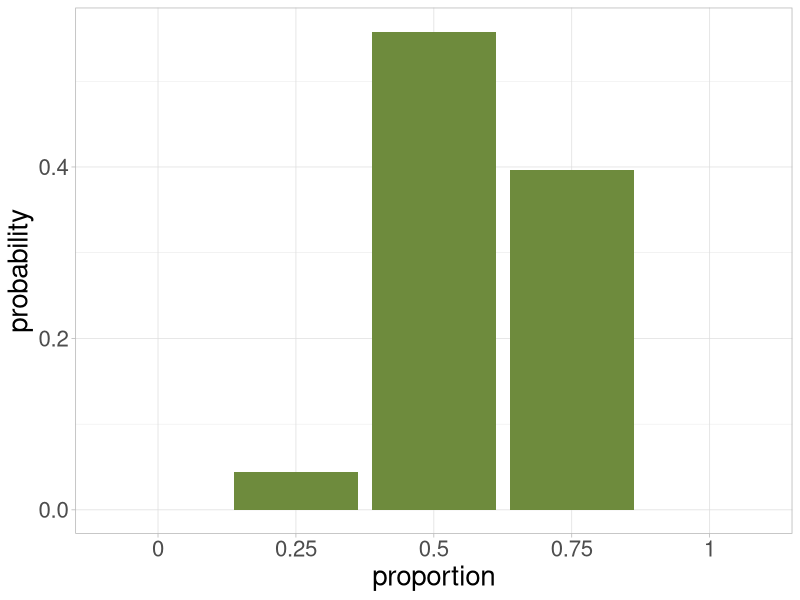
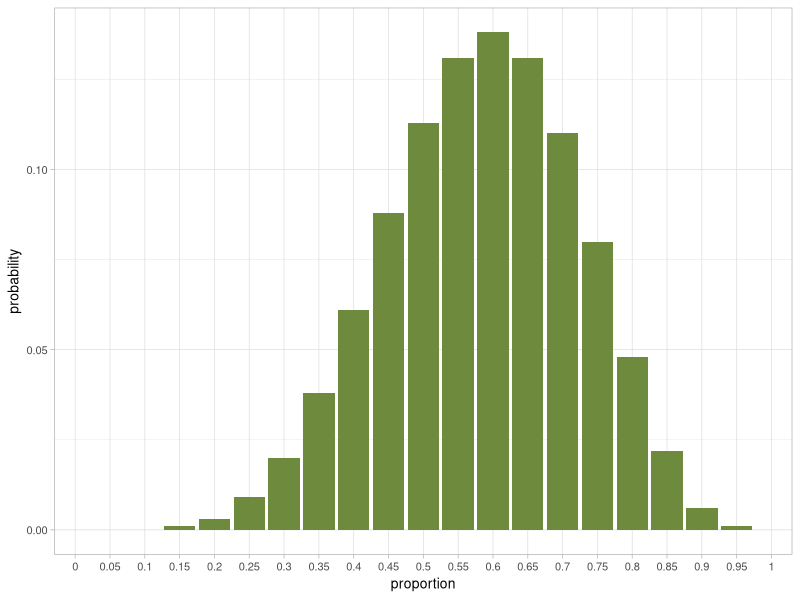
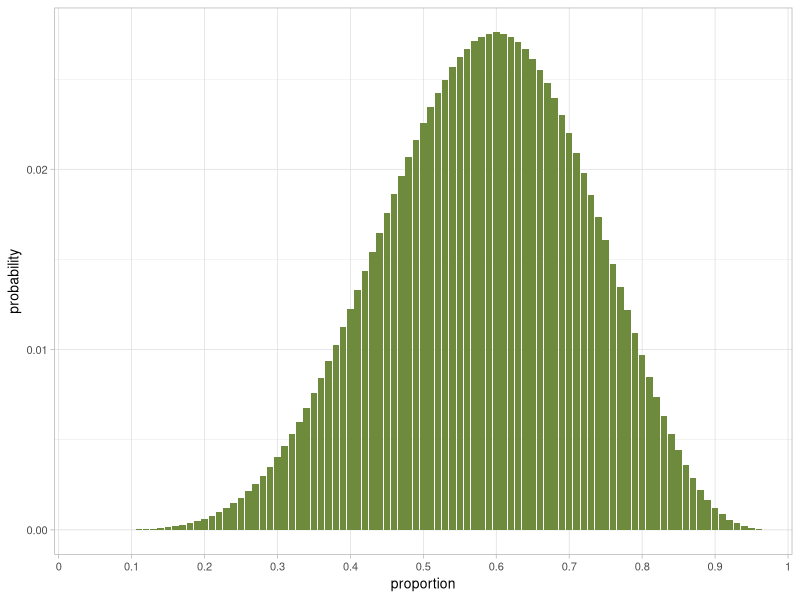

These figures' R source, in order:
## ---- chunk 1
knitr::opts_chunk$set(warning = FALSE, message = FALSE) 

# Package imports
library(ggplot2)
library(kableExtra)

# Set seed for reproducibility
set.seed(12345)
## ---- chunk 2
#| label: tbl-tetra-post
#| tbl-cap: For Tetrahedron Earth, each possibile proportion of surface water, the corresponding ways the observed outcome could be generated, and the _posterior probability_ that the Tetrahedron Earth we sampled from has that proportion of surface water.
#| html-table-processing: none

# Return the posterior distribution of p, the proportion of points (faces) 
# on the planet's surface that are water, given a sample in the form
# c("W", "L", "W") and a number of faces.
# By default the number of faces is four, representing Tetrahedron Earth.
# Adapted from Statistical Rethinking, by Richard McElreath
# (https://www.youtube.com/watch?v=R1vcdhPBlXA)
compute_posterior <- function(sample, faces=4, round_to=3) {
  W <- sum(sample == "W")  # Waters observed
  L <- sum(sample == "L")  # Lands observed
  possibilities = faces + 1  # Number of possible probabilities
  proportions = seq(0, 1, length.out=possibilities)  # The possibile proportions of water
  
  # Calculate the number of ways the sample data could be generated
  ways <- sapply(proportions, function(q) (q * faces) ^ W * ( (1-q) * faces ) ^ L )
  
  # Calculate the posterior distribution
  posterior <- ways/sum(ways)
  
  # Return a data.frame of the possibilities and ways
  data.frame( proportion=factor(proportions), ways,
              probability=round(posterior, round_to))
}

# The observations we have already made
observations <- c("L", "W", "L", "L", "W", "W", "W", "L", "W", "W")

# Calculate the resulting distribution
distn_tetra <- compute_posterior(observations, 4)

# Tabulate the result
distn_tetra |>
  kbl(format="html", align="c") |>
  kable_styling(bootstrap_options = c("striped", "hover"), full_width = F)
## ---- chunk 3
#| label: fig-tetra-post
#| fig-cap: A histogram of the probabilities that each possible form of Tetrahedron Earth could have produced the observed sequence of observations.
#| fig-width: 6
#| fig-column: margin

# Show the Tetrahedron Earth distribution as a histogram
ggplot(distn_tetra, aes(x=proportion, y=probability)) +
  geom_col(fill="darkolivegreen4") +
  theme_light() +
  theme(text = element_text(size=20))
## ---- chunk 4
#| label: fig-icosa-post
#| fig-cap: A histogram of the probabilities that each possible form of Icosahedron Earth (with 20 faces) could have produced the observed sequence of observations.
#| fig-width: 6

# Calculate posterior probabilities for Icosahedron Earth
distn_icosa <- compute_posterior(observations, faces=20)

# Show the Tetrahedron Earth distribution as a histogram
ggplot(distn_icosa, aes(x=proportion, y=probability)) +
  geom_col(fill="darkolivegreen4") +
  theme_light() +
  theme(text = element_text(size=10))
## ---- chunk 5
#| label: fig-100-post
#| fig-cap: A histogram of the posterior probabilities, using an Earth with 100 faces.
#| fig-width: 6

# Calculate posterior probabilities for Icosahedron Earth
distn_hundo <- compute_posterior(observations, faces=100, round_to=5)

# Show the Tetrahedron Earth distribution as a histogram
ggplot(distn_hundo, aes(x=proportion, y=probability)) +
  geom_col(fill="darkolivegreen4") +
  theme_light() +
  theme(text = element_text(size=10)) +
  scale_x_discrete(breaks=seq(0, 1, 0.1))
